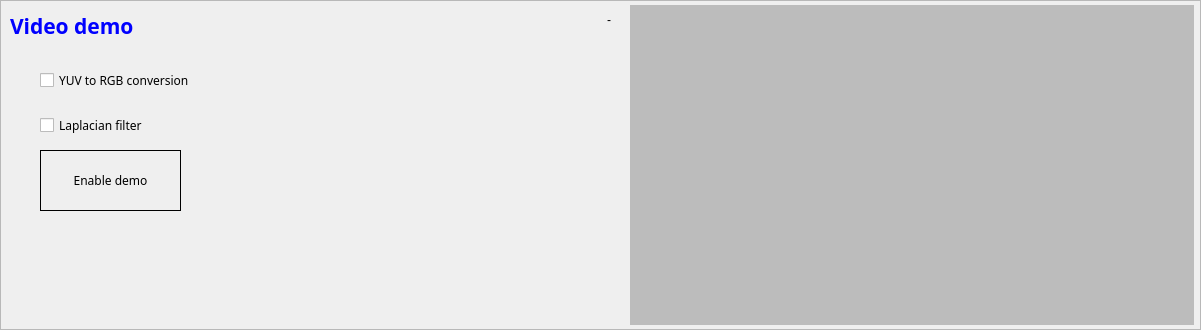
   <widget class="QFrame" name="videoFrameApp">
    <property name="geometry">
     <rect>
      <x>10</x>
      <y>111</y>
      <width>1201</width>
      <height>330</height>
     </rect>
    </property>
    <property name="autoFillBackground">
     <bool>false</bool>
    </property>
    <property name="frameShape">
     <enum>QFrame::StyledPanel</enum>
    </property>
    <property name="frameShadow">
     <enum>QFrame::Raised</enum>
    </property>
    <widget class="VideoWidget" name="video" native="true">
     <property name="geometry">
      <rect>
       <x>630</x>
       <y>5</y>
       <width>564</width>
       <height>320</height>
      </rect>
     </property>
     <property name="palette">
      <palette>
       <active>
        <colorrole role="WindowText">
         <brush brushstyle="SolidPattern">
          <color alpha="255">
           <red>0</red>
           <green>0</green>
           <blue>0</blue>
          </color>
         </brush>
        </colorrole>
        <colorrole role="Button">
         <brush brushstyle="SolidPattern">
          <color alpha="255">
           <red>188</red>
           <green>188</green>
           <blue>188</blue>
          </color>
         </brush>
        </colorrole>
        <colorrole role="Light">
         <brush brushstyle="SolidPattern">
          <color alpha="255">
           <red>255</red>
           <green>255</green>
           <blue>255</blue>
          </color>
         </brush>
        </colorrole>
        <colorrole role="Midlight">
         <brush brushstyle="SolidPattern">
          <color alpha="255">
           <red>221</red>
           <green>221</green>
           <blue>221</blue>
          </color>
         </brush>
        </colorrole>
        <colorrole role="Dark">
         <brush brushstyle="SolidPattern">
          <color alpha="255">
           <red>94</red>
           <green>94</green>
           <blue>94</blue>
          </color>
         </brush>
        </colorrole>
        <colorrole role="Mid">
         <brush brushstyle="SolidPattern">
          <color alpha="255">
           <red>125</red>
           <green>125</green>
           <blue>125</blue>
          </color>
         </brush>
        </colorrole>
        <colorrole role="Text">
         <brush brushstyle="SolidPattern">
          <color alpha="255">
           <red>0</red>
           <green>0</green>
           <blue>0</blue>
          </color>
         </brush>
        </colorrole>
        <colorrole role="BrightText">
         <brush brushstyle="SolidPattern">
          <color alpha="255">
           <red>255</red>
           <green>255</green>
           <blue>255</blue>
          </color>
         </brush>
        </colorrole>
        <colorrole role="ButtonText">
         <brush brushstyle="SolidPattern">
          <color alpha="255">
           <red>0</red>
           <green>0</green>
           <blue>0</blue>
          </color>
         </brush>
        </colorrole>
        <colorrole role="Base">
         <brush brushstyle="SolidPattern">
          <color alpha="255">
           <red>255</red>
           <green>255</green>
           <blue>255</blue>
          </color>
         </brush>
        </colorrole>
        <colorrole role="Window">
         <brush brushstyle="SolidPattern">
          <color alpha="255">
           <red>188</red>
           <green>188</green>
           <blue>188</blue>
          </color>
         </brush>
        </colorrole>
        <colorrole role="Shadow">
         <brush brushstyle="SolidPattern">
          <color alpha="255">
           <red>0</red>
           <green>0</green>
           <blue>0</blue>
          </color>
         </brush>
        </colorrole>
        <colorrole role="AlternateBase">
         <brush brushstyle="SolidPattern">
          <color alpha="255">
           <red>221</red>
           <green>221</green>
           <blue>221</blue>
          </color>
         </brush>
        </colorrole>
        <colorrole role="ToolTipBase">
         <brush brushstyle="SolidPattern">
          <color alpha="255">
           <red>255</red>
           <green>255</green>
           <blue>220</blue>
          </color>
         </brush>
        </colorrole>
        <colorrole role="ToolTipText">
         <brush brushstyle="SolidPattern">
          <color alpha="255">
           <red>0</red>
           <green>0</green>
           <blue>0</blue>
          </color>
         </brush>
        </colorrole>
       </active>
       <inactive>
        <colorrole role="WindowText">
         <brush brushstyle="SolidPattern">
          <color alpha="255">
           <red>0</red>
           <green>0</green>
           <blue>0</blue>
          </color>
         </brush>
        </colorrole>
        <colorrole role="Button">
         <brush brushstyle="SolidPattern">
          <color alpha="255">
           <red>188</red>
           <green>188</green>
           <blue>188</blue>
          </color>
         </brush>
        </colorrole>
        <colorrole role="Light">
         <brush brushstyle="SolidPattern">
          <color alpha="255">
           <red>255</red>
           <green>255</green>
           <blue>255</blue>
          </color>
         </brush>
        </colorrole>
        <colorrole role="Midlight">
         <brush brushstyle="SolidPattern">
          <color alpha="255">
           <red>221</red>
           <green>221</green>
           <blue>221</blue>
          </color>
         </brush>
        </colorrole>
        <colorrole role="Dark">
         <brush brushstyle="SolidPattern">
          <color alpha="255">
           <red>94</red>
           <green>94</green>
           <blue>94</blue>
          </color>
         </brush>
        </colorrole>
        <colorrole role="Mid">
         <brush brushstyle="SolidPattern">
          <color alpha="255">
           <red>125</red>
           <green>125</green>
           <blue>125</blue>
          </color>
         </brush>
        </colorrole>
        <colorrole role="Text">
         <brush brushstyle="SolidPattern">
          <color alpha="255">
           <red>0</red>
           <green>0</green>
           <blue>0</blue>
          </color>
         </brush>
        </colorrole>
        <colorrole role="BrightText">
         <brush brushstyle="SolidPattern">
          <color alpha="255">
           <red>255</red>
           <green>255</green>
           <blue>255</blue>
          </color>
         </brush>
        </colorrole>
        <colorrole role="ButtonText">
         <brush brushstyle="SolidPattern">
          <color alpha="255">
           <red>0</red>
           <green>0</green>
           <blue>0</blue>
          </color>
         </brush>
        </colorrole>
        <colorrole role="Base">
         <brush brushstyle="SolidPattern">
          <color alpha="255">
           <red>255</red>
           <green>255</green>
           <blue>255</blue>
          </color>
         </brush>
        </colorrole>
        <colorrole role="Window">
         <brush brushstyle="SolidPattern">
          <color alpha="255">
           <red>188</red>
           <green>188</green>
           <blue>188</blue>
          </color>
         </brush>
        </colorrole>
        <colorrole role="Shadow">
         <brush brushstyle="SolidPattern">
          <color alpha="255">
           <red>0</red>
           <green>0</green>
           <blue>0</blue>
          </color>
         </brush>
        </colorrole>
        <colorrole role="AlternateBase">
         <brush brushstyle="SolidPattern">
          <color alpha="255">
           <red>221</red>
           <green>221</green>
           <blue>221</blue>
          </color>
         </brush>
        </colorrole>
        <colorrole role="ToolTipBase">
         <brush brushstyle="SolidPattern">
          <color alpha="255">
           <red>255</red>
           <green>255</green>
           <blue>220</blue>
          </color>
         </brush>
        </colorrole>
        <colorrole role="ToolTipText">
         <brush brushstyle="SolidPattern">
          <color alpha="255">
           <red>0</red>
           <green>0</green>
           <blue>0</blue>
          </color>
         </brush>
        </colorrole>
       </inactive>
       <disabled>
        <colorrole role="WindowText">
         <brush brushstyle="SolidPattern">
          <color alpha="255">
           <red>94</red>
           <green>94</green>
           <blue>94</blue>
          </color>
         </brush>
        </colorrole>
        <colorrole role="Button">
         <brush brushstyle="SolidPattern">
          <color alpha="255">
           <red>188</red>
           <green>188</green>
           <blue>188</blue>
          </color>
         </brush>
        </colorrole>
        <colorrole role="Light">
         <brush brushstyle="SolidPattern">
          <color alpha="255">
           <red>255</red>
           <green>255</green>
           <blue>255</blue>
          </color>
         </brush>
        </colorrole>
        <colorrole role="Midlight">
         <brush brushstyle="SolidPattern">
          <color alpha="255">
           <red>221</red>
           <green>221</green>
           <blue>221</blue>
          </color>
         </brush>
        </colorrole>
        <colorrole role="Dark">
         <brush brushstyle="SolidPattern">
          <color alpha="255">
           <red>94</red>
           <green>94</green>
           <blue>94</blue>
          </color>
         </brush>
        </colorrole>
        <colorrole role="Mid">
         <brush brushstyle="SolidPattern">
          <color alpha="255">
           <red>125</red>
           <green>125</green>
           <blue>125</blue>
          </color>
         </brush>
        </colorrole>
        <colorrole role="Text">
         <brush brushstyle="SolidPattern">
          <color alpha="255">
           <red>94</red>
           <green>94</green>
           <blue>94</blue>
          </color>
         </brush>
        </colorrole>
        <colorrole role="BrightText">
         <brush brushstyle="SolidPattern">
          <color alpha="255">
           <red>255</red>
           <green>255</green>
           <blue>255</blue>
          </color>
         </brush>
        </colorrole>
        <colorrole role="ButtonText">
         <brush brushstyle="SolidPattern">
          <color alpha="255">
           <red>94</red>
           <green>94</green>
           <blue>94</blue>
          </color>
         </brush>
        </colorrole>
        <colorrole role="Base">
         <brush brushstyle="SolidPattern">
          <color alpha="255">
           <red>188</red>
           <green>188</green>
           <blue>188</blue>
          </color>
         </brush>
        </colorrole>
        <colorrole role="Window">
         <brush brushstyle="SolidPattern">
          <color alpha="255">
           <red>188</red>
           <green>188</green>
           <blue>188</blue>
          </color>
         </brush>
        </colorrole>
        <colorrole role="Shadow">
         <brush brushstyle="SolidPattern">
          <color alpha="255">
           <red>0</red>
           <green>0</green>
           <blue>0</blue>
          </color>
         </brush>
        </colorrole>
        <colorrole role="AlternateBase">
         <brush brushstyle="SolidPattern">
          <color alpha="255">
           <red>188</red>
           <green>188</green>
           <blue>188</blue>
          </color>
         </brush>
        </colorrole>
        <colorrole role="ToolTipBase">
         <brush brushstyle="SolidPattern">
          <color alpha="255">
           <red>255</red>
           <green>255</green>
           <blue>220</blue>
          </color>
         </brush>
        </colorrole>
        <colorrole role="ToolTipText">
         <brush brushstyle="SolidPattern">
          <color alpha="255">
           <red>0</red>
           <green>0</green>
           <blue>0</blue>
          </color>
         </brush>
        </colorrole>
       </disabled>
      </palette>
     </property>
     <property name="autoFillBackground">
      <bool>true</bool>
     </property>
    </widget>
    <widget class="QLabel" name="label">
     <property name="geometry">
      <rect>
       <x>10</x>
       <y>10</y>
       <width>151</width>
       <height>31</height>
      </rect>
     </property>
     <property name="palette">
      <palette>
       <active>
        <colorrole role="WindowText">
         <brush brushstyle="SolidPattern">
          <color alpha="255">
           <red>0</red>
           <green>0</green>
           <blue>255</blue>
          </color>
         </brush>
        </colorrole>
       </active>
       <inactive>
        <colorrole role="WindowText">
         <brush brushstyle="SolidPattern">
          <color alpha="255">
           <red>0</red>
           <green>0</green>
           <blue>255</blue>
          </color>
         </brush>
        </colorrole>
       </inactive>
       <disabled>
        <colorrole role="WindowText">
         <brush brushstyle="SolidPattern">
          <color alpha="255">
           <red>127</red>
           <green>127</green>
           <blue>127</blue>
          </color>
         </brush>
        </colorrole>
       </disabled>
      </palette>
     </property>
     <property name="font">
      <font>
       <family>OpenSymbol</family>
       <pointsize>16</pointsize>
       <weight>75</weight>
       <italic>false</italic>
       <bold>true</bold>
      </font>
     </property>
     <property name="text">
      <string>Video demo</string>
     </property>
     <property name="scaledContents">
      <bool>false</bool>
     </property>
    </widget>
    <widget class="QPushButton" name="buttonVideodemo">
     <property name="geometry">
      <rect>
       <x>40</x>
       <y>150</y>
       <width>141</width>
       <height>61</height>
      </rect>
     </property>
     <property name="font">
      <font>
       <family>OpenSymbol</family>
      </font>
     </property>
     <property name="focusPolicy">
      <enum>Qt::NoFocus</enum>
     </property>
     <property name="styleSheet">
      <string notr="true">QPushButton:checked
{
        border: 1;
        border-style: solid;
        background-color: rgb(0,0,255);
        color: rgb(255,255,255);
}

QPushButton
{
        border: 1;
        border-style: solid
}

</string>
     </property>
     <property name="text">
      <string>Enable demo</string>
     </property>
     <property name="checkable">
      <bool>true</bool>
     </property>
     <property name="checked">
      <bool>false</bool>
     </property>
    </widget>
    <widget class="QCheckBox" name="cbYUVToRGB">
     <property name="enabled">
      <bool>true</bool>
     </property>
     <property name="geometry">
      <rect>
       <x>40</x>
       <y>60</y>
       <width>261</width>
       <height>41</height>
      </rect>
     </property>
     <property name="font">
      <font>
       <family>OpenSymbol</family>
      </font>
     </property>
     <property name="text">
      <string>YUV to RGB conversion</string>
     </property>
    </widget>
    <widget class="QCheckBox" name="cbLaplacian">
     <property name="geometry">
      <rect>
       <x>40</x>
       <y>105</y>
       <width>231</width>
       <height>41</height>
      </rect>
     </property>
     <property name="font">
      <font>
       <family>OpenSymbol</family>
      </font>
     </property>
     <property name="text">
      <string>Laplacian filter</string>
     </property>
     <property name="iconSize">
      <size>
       <width>16</width>
       <height>16</height>
      </size>
     </property>
     <property name="checkable">
      <bool>true</bool>
     </property>
    </widget>
    <widget class="QLabel" name="lblVideoStats">
     <property name="geometry">
      <rect>
       <x>520</x>
       <y>10</y>
       <width>91</width>
       <height>20</height>
      </rect>
     </property>
     <property name="text">
      <string>-</string>
     </property>
     <property name="alignment">
      <set>Qt::AlignRight|Qt::AlignTrailing|Qt::AlignVCenter</set>
     </property>
    </widget>
   </widget>
